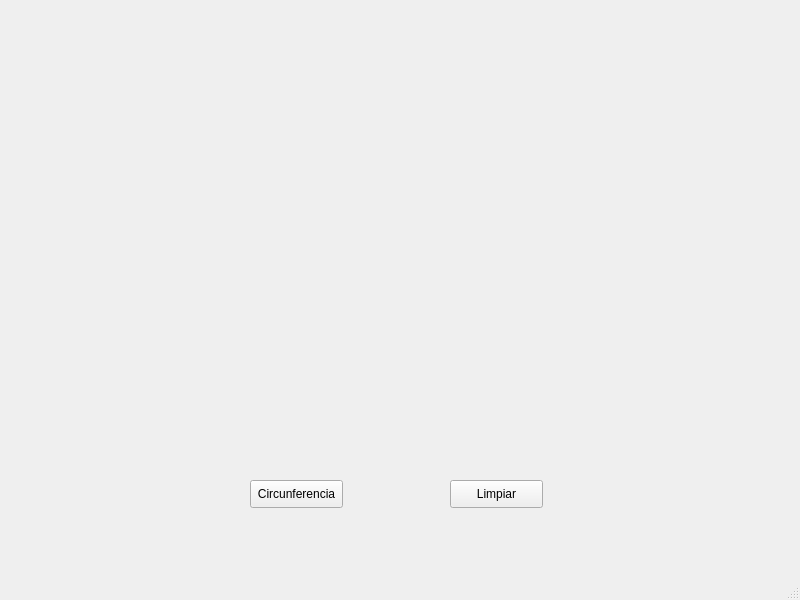
<?xml version="1.0" encoding="UTF-8"?>
<ui version="4.0">
 <class>mainWindow</class>
 <widget class="QMainWindow" name="mainWindow">
  <property name="geometry">
   <rect>
    <x>0</x>
    <y>0</y>
    <width>800</width>
    <height>600</height>
   </rect>
  </property>
  <property name="windowTitle">
   <string>Procesamiento</string>
  </property>
  <widget class="QWidget" name="centralwidget">
   <widget class="QWidget" name="verticalLayoutWidget">
    <property name="geometry">
     <rect>
      <x>180</x>
      <y>30</y>
      <width>411</width>
      <height>411</height>
     </rect>
    </property>
    <layout class="QVBoxLayout" name="OpenGLLayout"/>
   </widget>
   <widget class="QPushButton" name="limpiar">
    <property name="geometry">
     <rect>
      <x>450</x>
      <y>480</y>
      <width>93</width>
      <height>28</height>
     </rect>
    </property>
    <property name="text">
     <string>Limpiar</string>
    </property>
   </widget>
   <widget class="QPushButton" name="circulo">
    <property name="geometry">
     <rect>
      <x>250</x>
      <y>480</y>
      <width>93</width>
      <height>28</height>
     </rect>
    </property>
    <property name="text">
     <string>Circunferencia</string>
    </property>
   </widget>
  </widget>
  <widget class="QMenuBar" name="menubar">
   <property name="geometry">
    <rect>
     <x>0</x>
     <y>0</y>
     <width>800</width>
     <height>26</height>
    </rect>
   </property>
  </widget>
  <widget class="QStatusBar" name="statusbar"/>
 </widget>
 <resources/>
 <connections/>
</ui>
